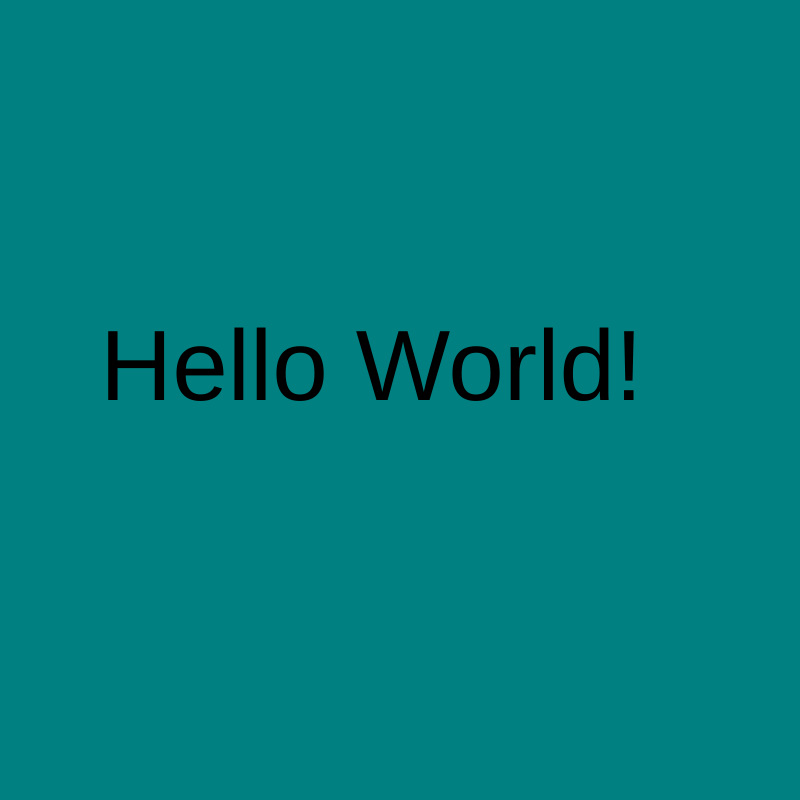
Frame 1 (no input)
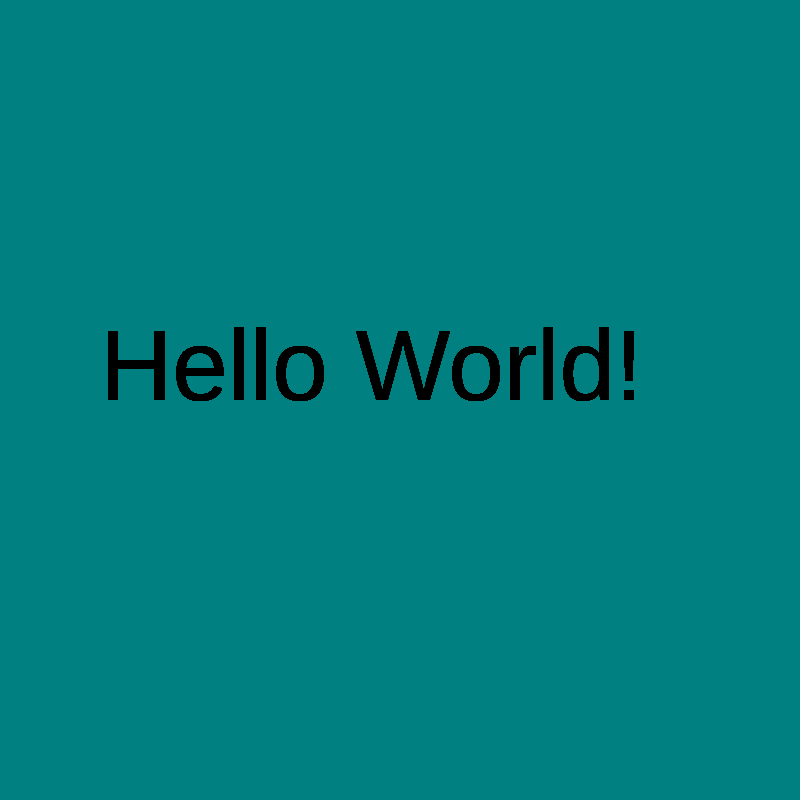
Frame 60 (no input)
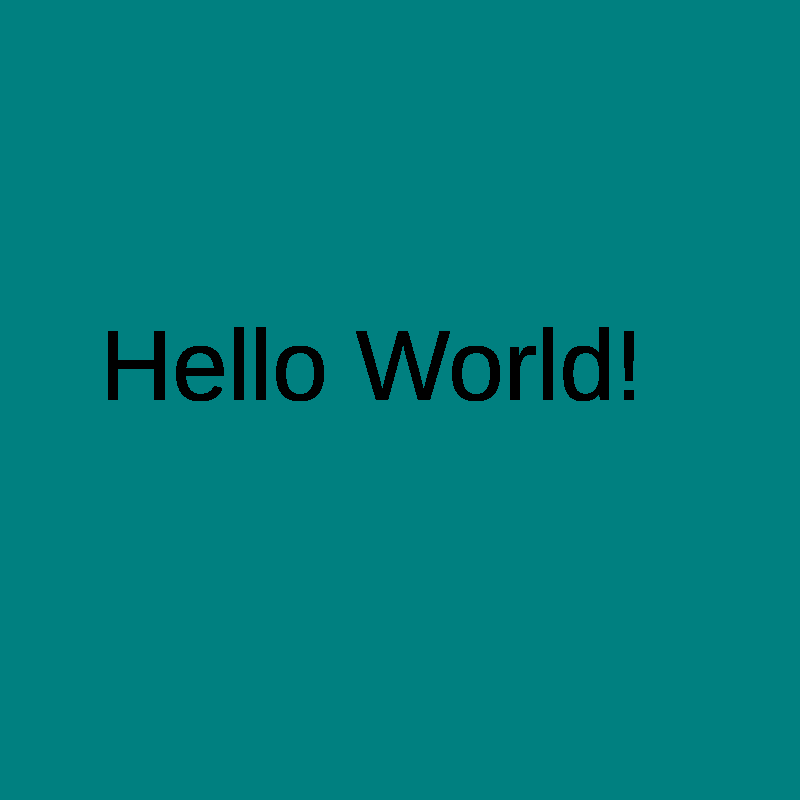
Frame 120 (the mouse pressed at the canvas centre since frame 60)

The p5.js sketch that drew these frames (run headless with seeded random() and noise() and a simulated clock; from frame 60 on, the mouse is pressed at the canvas centre):

// p5.js sketch
// ── sketch.js
// Declare the setup function
function setup() {

    // create the canvas size
    createCanvas( 800, 800 );

    // color the background 'teal'
    background( 'teal' );
}
// Declare the draw function
function draw() {

    // tell p5 to print the text string "Hello World!"
    // This is going to be positioned at ( x: 100, y: 400 ).
    // I wanted to increase the size of the text to 100. I know this wasn't part of the instructions but I saw the code on the p5 reference site. I hope this okay. 
    textSize (100)
    text( "Hello World!", 100, 400 )
    ;
}
